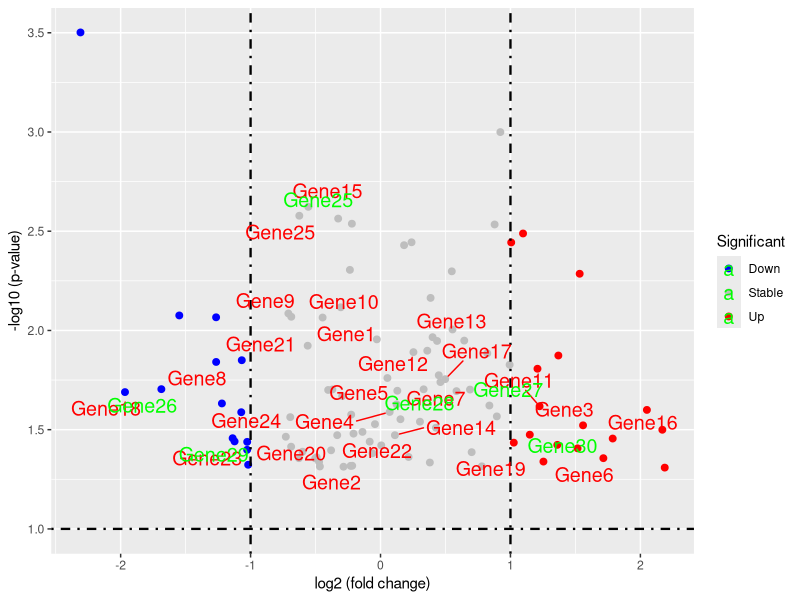

Write R code to recreate this figure.
# 加载所需的包
library(ggplot2)
library(ggrepel)

# 生成示例数据集
set.seed(123)
genes <- data.frame(
  Gene = paste0("Gene", 1:100),
  log2FoldChange = rnorm(100, mean = 0, sd = 1),
  pvalue = runif(100, min = 0, max = 0.05)
)

# 根据p-value和fold change进行分组
genes$Significant <- ifelse(genes$pvalue < 0.05 & abs(genes$log2FoldChange) >= 1,
                            ifelse(genes$log2FoldChange > 1, "Up", "Down"), "Stable")

# 绘制火山图
ggplot(genes, aes(x = log2FoldChange, y = -log10(pvalue))) +
  geom_point(aes(color = Significant), size = 2) +
  scale_color_manual(values = c("blue", "grey", "red")) +
  # geom_text_repel(data = subset(genes, pvalue < 0.05 & abs(log2FoldChange) >= 1),
  #                 aes(label = Gene), size = 5, box.padding = unit(0.35, "lines"),
  #                 point.padding = unit(0.3, "lines"),max.overlaps = 25) +
  geom_vline(xintercept = c(-1, 1), lty = 4, col = "black", lwd = 0.8) +
  geom_hline(yintercept = 1, lty = 4, col = "black", lwd = 0.8) +
  labs(x = "log2 (fold change)", y = "-log10 (p-value)") +
  theme(legend.position = "bottom")+
  geom_text_repel(data = genes[1:25,],
                  color = "red",
                  aes(label = Gene), size = 5, box.padding = unit(0.35, "lines"),
                  point.padding = unit(0.3, "lines"),max.overlaps = 25)+
  geom_text_repel(data = genes[25:30,],
                  color = "green",
                  aes(label = Gene), size = 5, box.padding = unit(0.35, "lines"),show.legend = T,
                  point.padding = unit(0.3, "lines"),max.overlaps = 25)+
  theme(legend.position = "right")
